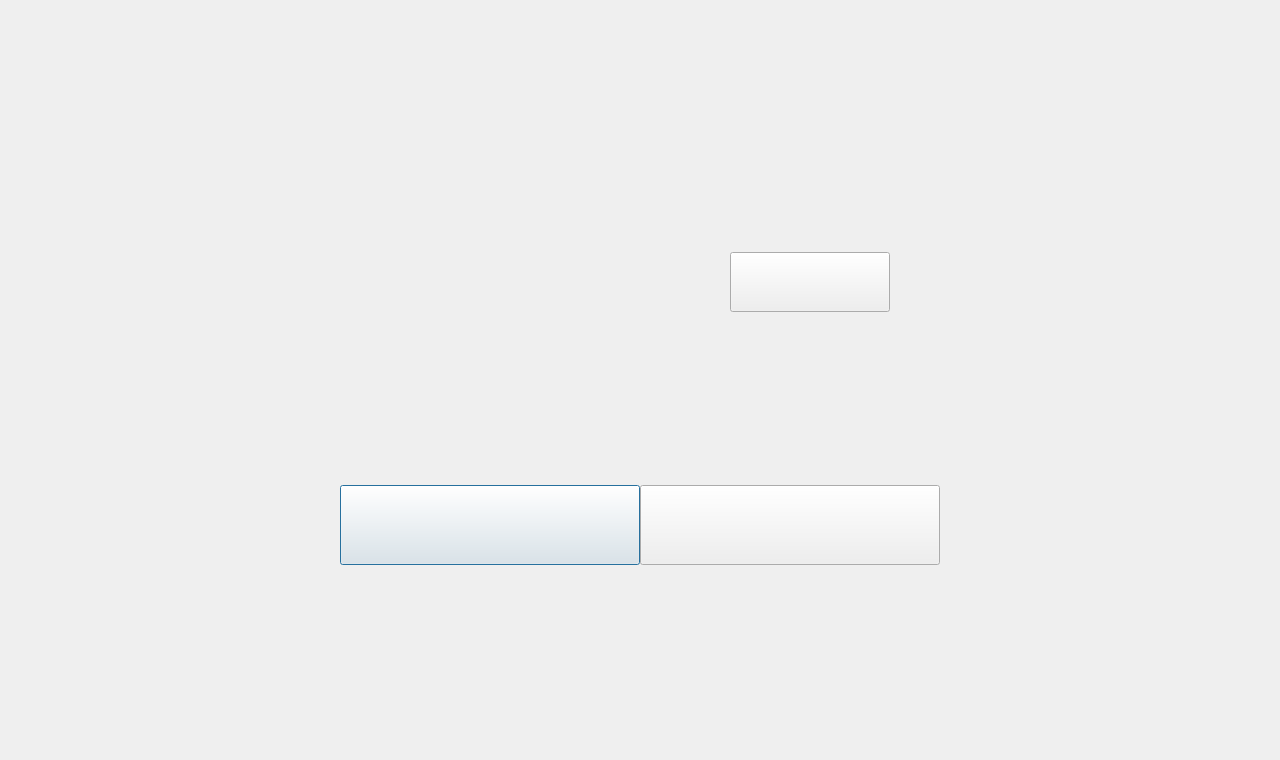
<?xml version="1.0" encoding="UTF-8"?>
<ui version="4.0">
 <class>PasswordDialog</class>
 <widget class="QDialog" name="PasswordDialog">
  <property name="geometry">
   <rect>
    <x>0</x>
    <y>0</y>
    <width>1280</width>
    <height>760</height>
   </rect>
  </property>
  <property name="windowTitle">
   <string>Dialog</string>
  </property>
  <property name="styleSheet">
   <string notr="true">#PasswordDialog
{
background-image: url(:/images/Password/pwdWin_Bg.png);
}</string>
  </property>
  <widget class="QWidget" name="pwdWidget" native="true">
   <property name="geometry">
    <rect>
     <x>340</x>
     <y>195</y>
     <width>600</width>
     <height>370</height>
    </rect>
   </property>
   <widget class="QPushButton" name="pwdCancel">
    <property name="geometry">
     <rect>
      <x>0</x>
      <y>290</y>
      <width>300</width>
      <height>80</height>
     </rect>
    </property>
    <property name="text">
     <string/>
    </property>
    <property name="icon">
     <iconset resource="image.qrc">
      <normaloff>:/images/Password/pwdCancel_Bt.png</normaloff>:/images/Password/pwdCancel_Bt.png</iconset>
    </property>
    <property name="iconSize">
     <size>
      <width>300</width>
      <height>80</height>
     </size>
    </property>
   </widget>
   <widget class="QPushButton" name="pwdOk">
    <property name="geometry">
     <rect>
      <x>300</x>
      <y>290</y>
      <width>300</width>
      <height>80</height>
     </rect>
    </property>
    <property name="text">
     <string/>
    </property>
    <property name="icon">
     <iconset resource="image.qrc">
      <normaloff>:/images/Password/pwdOk_Bt.png</normaloff>:/images/Password/pwdOk_Bt.png</iconset>
    </property>
    <property name="iconSize">
     <size>
      <width>300</width>
      <height>80</height>
     </size>
    </property>
   </widget>
   <widget class="QPushButton" name="pwdEdit">
    <property name="geometry">
     <rect>
      <x>390</x>
      <y>57</y>
      <width>160</width>
      <height>60</height>
     </rect>
    </property>
    <property name="text">
     <string/>
    </property>
    <property name="icon">
     <iconset resource="image.qrc">
      <normaloff>:/images/Password/pwdEedit_Bt.png</normaloff>:/images/Password/pwdEedit_Bt.png</iconset>
    </property>
    <property name="iconSize">
     <size>
      <width>160</width>
      <height>60</height>
     </size>
    </property>
   </widget>
  </widget>
 </widget>
 <resources>
  <include location="image.qrc"/>
 </resources>
 <connections/>
</ui>
